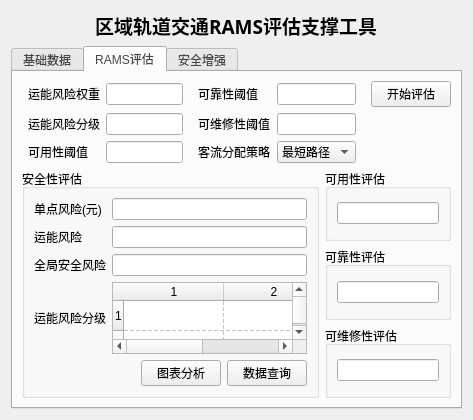
<?xml version="1.0" encoding="UTF-8"?>
<ui version="4.0">
 <class>MainWin</class>
 <widget class="QWidget" name="MainWin">
  <property name="geometry">
   <rect>
    <x>0</x>
    <y>0</y>
    <width>473</width>
    <height>420</height>
   </rect>
  </property>
  <property name="windowTitle">
   <string>支撑工具</string>
  </property>
  <layout class="QGridLayout" name="gridLayout">
   <item row="1" column="0">
    <layout class="QHBoxLayout" name="horizontalLayout_2">
     <item>
      <widget class="QTabWidget" name="tabWidget">
       <property name="styleSheet">
        <string notr="true">QTabBar::tab {
min-width: 30ex;
min-height: 10ex;
color:#464646;
font:20px &quot;Microsoft YaHei&quot;;
}</string>
       </property>
       <property name="currentIndex">
        <number>1</number>
       </property>
       <widget class="QWidget" name="tab">
        <attribute name="title">
         <string>基础数据</string>
        </attribute>
        <layout class="QGridLayout" name="gridLayout_4">
         <item row="1" column="0">
          <layout class="QHBoxLayout" name="horizontalLayout_5">
           <item>
            <widget class="QLabel" name="label_4">
             <property name="text">
              <string>车站数据</string>
             </property>
            </widget>
           </item>
           <item>
            <widget class="QLineEdit" name="lineEdit_3"/>
           </item>
           <item>
            <widget class="QPushButton" name="pushButton_7">
             <property name="text">
              <string>选择</string>
             </property>
            </widget>
           </item>
          </layout>
         </item>
         <item row="4" column="0">
          <layout class="QHBoxLayout" name="horizontalLayout_3">
           <item>
            <widget class="QLabel" name="label_2">
             <property name="text">
              <string>客流数据</string>
             </property>
            </widget>
           </item>
           <item>
            <widget class="QLineEdit" name="lineEdit_2"/>
           </item>
           <item>
            <widget class="QPushButton" name="pushButton">
             <property name="text">
              <string>选择</string>
             </property>
            </widget>
           </item>
          </layout>
         </item>
         <item row="2" column="0">
          <layout class="QHBoxLayout" name="horizontalLayout_6">
           <item>
            <widget class="QLabel" name="label_5">
             <property name="text">
              <string>区间数据</string>
             </property>
            </widget>
           </item>
           <item>
            <widget class="QLineEdit" name="lineEdit_4"/>
           </item>
           <item>
            <widget class="QPushButton" name="pushButton_8">
             <property name="text">
              <string>选择</string>
             </property>
            </widget>
           </item>
          </layout>
         </item>
         <item row="0" column="1">
          <spacer name="horizontalSpacer_3">
           <property name="orientation">
            <enum>Qt::Horizontal</enum>
           </property>
           <property name="sizeHint" stdset="0">
            <size>
             <width>40</width>
             <height>20</height>
            </size>
           </property>
          </spacer>
         </item>
         <item row="3" column="0">
          <layout class="QHBoxLayout" name="horizontalLayout_10">
           <item>
            <widget class="QLabel" name="label_9">
             <property name="text">
              <string>单点风险</string>
             </property>
            </widget>
           </item>
           <item>
            <widget class="QLineEdit" name="lineEdit_8"/>
           </item>
           <item>
            <widget class="QPushButton" name="pushButton_13">
             <property name="text">
              <string>选择</string>
             </property>
            </widget>
           </item>
          </layout>
         </item>
         <item row="3" column="2">
          <widget class="QPushButton" name="pushButton_2">
           <property name="text">
            <string>确认</string>
           </property>
          </widget>
         </item>
         <item row="0" column="0">
          <layout class="QHBoxLayout" name="horizontalLayout_4">
           <item>
            <widget class="QLabel" name="label_3">
             <property name="text">
              <string>线路数据</string>
             </property>
            </widget>
           </item>
           <item>
            <widget class="QLineEdit" name="lineEdit"/>
           </item>
           <item>
            <widget class="QPushButton" name="pushButton_5">
             <property name="text">
              <string>选择</string>
             </property>
            </widget>
           </item>
          </layout>
         </item>
         <item row="0" column="2" rowspan="2">
          <layout class="QGridLayout" name="gridLayout_2">
           <item row="0" column="0" colspan="2">
            <widget class="QLabel" name="label_6">
             <property name="text">
              <string>风险概率函数</string>
             </property>
             <property name="alignment">
              <set>Qt::AlignCenter</set>
             </property>
            </widget>
           </item>
           <item row="0" column="3">
            <widget class="QLineEdit" name="lineEdit_5">
             <property name="text">
              <string>1/(1+e^(-6x + 7)</string>
             </property>
             <property name="readOnly">
              <bool>true</bool>
             </property>
            </widget>
           </item>
           <item row="1" column="3">
            <widget class="QLineEdit" name="lineEdit_6">
             <property name="placeholderText">
              <string>单位：小时</string>
             </property>
            </widget>
           </item>
           <item row="1" column="0" colspan="2">
            <widget class="QLabel" name="label_7">
             <property name="text">
              <string>最小单位时间</string>
             </property>
            </widget>
           </item>
          </layout>
         </item>
        </layout>
       </widget>
       <widget class="QWidget" name="tab_2">
        <attribute name="title">
         <string>RAMS评估</string>
        </attribute>
        <layout class="QGridLayout" name="gridLayout_9">
         <item row="4" column="1">
          <widget class="QGroupBox" name="groupBox_7">
           <property name="title">
            <string>可维修性评估</string>
           </property>
           <layout class="QGridLayout" name="gridLayout_7">
            <item row="0" column="0">
             <widget class="QLineEdit" name="m_res"/>
            </item>
           </layout>
          </widget>
         </item>
         <item row="0" column="0" colspan="2">
          <layout class="QGridLayout" name="gridLayout_3">
           <property name="leftMargin">
            <number>6</number>
           </property>
           <item row="1" column="0">
            <widget class="QLabel" name="label_12">
             <property name="text">
              <string>运能风险分级</string>
             </property>
            </widget>
           </item>
           <item row="0" column="1">
            <widget class="QLineEdit" name="trisk_w"/>
           </item>
           <item row="0" column="2">
            <spacer name="horizontalSpacer_4">
             <property name="orientation">
              <enum>Qt::Horizontal</enum>
             </property>
             <property name="sizeHint" stdset="0">
              <size>
               <width>40</width>
               <height>20</height>
              </size>
             </property>
            </spacer>
           </item>
           <item row="0" column="6">
            <widget class="QPushButton" name="button_rams">
             <property name="text">
              <string>开始评估</string>
             </property>
            </widget>
           </item>
           <item row="2" column="0">
            <widget class="QLabel" name="label_18">
             <property name="text">
              <string>可用性阈值</string>
             </property>
            </widget>
           </item>
           <item row="0" column="5">
            <spacer name="horizontalSpacer_5">
             <property name="orientation">
              <enum>Qt::Horizontal</enum>
             </property>
             <property name="sizeHint" stdset="0">
              <size>
               <width>40</width>
               <height>20</height>
              </size>
             </property>
            </spacer>
           </item>
           <item row="1" column="1">
            <widget class="QLineEdit" name="trisk_line"/>
           </item>
           <item row="0" column="0">
            <widget class="QLabel" name="label_11">
             <property name="text">
              <string>运能风险权重</string>
             </property>
            </widget>
           </item>
           <item row="2" column="1">
            <widget class="QLineEdit" name="lineEdit_9"/>
           </item>
           <item row="0" column="3">
            <widget class="QLabel" name="label_19">
             <property name="text">
              <string>可靠性阈值</string>
             </property>
            </widget>
           </item>
           <item row="0" column="4">
            <widget class="QLineEdit" name="lineEdit_10"/>
           </item>
           <item row="1" column="3">
            <widget class="QLabel" name="label_20">
             <property name="text">
              <string>可维修性阈值</string>
             </property>
            </widget>
           </item>
           <item row="2" column="4">
            <widget class="QComboBox" name="comboBox">
             <property name="currentText">
              <string>最短路径</string>
             </property>
             <item>
              <property name="text">
               <string>最短路径</string>
              </property>
             </item>
             <item>
              <property name="text">
               <string>均匀分配</string>
              </property>
             </item>
            </widget>
           </item>
           <item row="1" column="4">
            <widget class="QLineEdit" name="lineEdit_11"/>
           </item>
           <item row="2" column="3">
            <widget class="QLabel" name="label_10">
             <property name="text">
              <string>客流分配策略</string>
             </property>
            </widget>
           </item>
          </layout>
         </item>
         <item row="1" column="0">
          <spacer name="verticalSpacer">
           <property name="orientation">
            <enum>Qt::Vertical</enum>
           </property>
           <property name="sizeHint" stdset="0">
            <size>
             <width>20</width>
             <height>20</height>
            </size>
           </property>
          </spacer>
         </item>
         <item row="3" column="1">
          <widget class="QGroupBox" name="groupBox_2">
           <property name="title">
            <string>可靠性评估</string>
           </property>
           <layout class="QGridLayout" name="gridLayout_6">
            <item row="0" column="0">
             <widget class="QLineEdit" name="r_res"/>
            </item>
           </layout>
          </widget>
         </item>
         <item row="2" column="1">
          <widget class="QGroupBox" name="groupBox_3">
           <property name="title">
            <string>可用性评估</string>
           </property>
           <layout class="QGridLayout" name="gridLayout_8">
            <item row="0" column="0">
             <widget class="QLineEdit" name="a_res"/>
            </item>
           </layout>
          </widget>
         </item>
         <item row="2" column="0" rowspan="3">
          <widget class="QGroupBox" name="groupBox">
           <property name="title">
            <string>安全性评估</string>
           </property>
           <layout class="QGridLayout" name="gridLayout_5">
            <item row="2" column="0">
             <widget class="QLabel" name="label_14">
              <property name="text">
               <string>全局安全风险</string>
              </property>
             </widget>
            </item>
            <item row="0" column="0">
             <widget class="QLabel" name="label_8">
              <property name="text">
               <string>单点风险(元)</string>
              </property>
             </widget>
            </item>
            <item row="3" column="1">
             <widget class="QTableWidget" name="trisk_rank">
              <property name="showGrid">
               <bool>true</bool>
              </property>
              <property name="gridStyle">
               <enum>Qt::DashLine</enum>
              </property>
              <property name="rowCount">
               <number>4</number>
              </property>
              <property name="columnCount">
               <number>2</number>
              </property>
              <row/>
              <row/>
              <row/>
              <row/>
              <column/>
              <column/>
             </widget>
            </item>
            <item row="1" column="0">
             <widget class="QLabel" name="label_13">
              <property name="text">
               <string>运能风险</string>
              </property>
             </widget>
            </item>
            <item row="2" column="1">
             <widget class="QLineEdit" name="allrisk"/>
            </item>
            <item row="3" column="0">
             <widget class="QLabel" name="label_15">
              <property name="text">
               <string>运能风险分级</string>
              </property>
             </widget>
            </item>
            <item row="0" column="1">
             <widget class="QLineEdit" name="singrisk">
              <property name="readOnly">
               <bool>true</bool>
              </property>
             </widget>
            </item>
            <item row="1" column="1">
             <widget class="QLineEdit" name="trisk"/>
            </item>
            <item row="4" column="1">
             <layout class="QHBoxLayout" name="horizontalLayout_7">
              <item>
               <spacer name="horizontalSpacer_7">
                <property name="orientation">
                 <enum>Qt::Horizontal</enum>
                </property>
                <property name="sizeHint" stdset="0">
                 <size>
                  <width>40</width>
                  <height>20</height>
                 </size>
                </property>
               </spacer>
              </item>
              <item>
               <widget class="QPushButton" name="button_analyse">
                <property name="text">
                 <string>图表分析</string>
                </property>
               </widget>
              </item>
              <item>
               <widget class="QPushButton" name="pushButton_table">
                <property name="text">
                 <string>数据查询</string>
                </property>
               </widget>
              </item>
             </layout>
            </item>
           </layout>
          </widget>
         </item>
        </layout>
       </widget>
       <widget class="QWidget" name="tab_3">
        <attribute name="title">
         <string>安全增强</string>
        </attribute>
        <layout class="QGridLayout" name="gridLayout_19">
         <item row="1" column="0">
          <widget class="QLabel" name="label_improve_pic">
           <property name="minimumSize">
            <size>
             <width>300</width>
             <height>150</height>
            </size>
           </property>
           <property name="text">
            <string/>
           </property>
          </widget>
         </item>
         <item row="0" column="0" colspan="3">
          <layout class="QGridLayout" name="gridLayout_18">
           <item row="1" column="0">
            <layout class="QHBoxLayout" name="horizontalLayout_14">
             <item>
              <widget class="QLabel" name="label_35">
               <property name="text">
                <string>允许分配的
路径长度与最
短路径的比值</string>
               </property>
              </widget>
             </item>
             <item>
              <widget class="QLineEdit" name="lineEdit_20"/>
             </item>
             <item>
              <spacer name="horizontalSpacer_9">
               <property name="orientation">
                <enum>Qt::Horizontal</enum>
               </property>
               <property name="sizeHint" stdset="0">
                <size>
                 <width>40</width>
                 <height>20</height>
                </size>
               </property>
              </spacer>
             </item>
            </layout>
           </item>
           <item row="0" column="0" colspan="3">
            <layout class="QHBoxLayout" name="horizontalLayout_13">
             <item>
              <widget class="QLabel" name="label_16">
               <property name="text">
                <string>选择增强时间</string>
               </property>
              </widget>
             </item>
             <item>
              <widget class="QLineEdit" name="lineEdit_7">
               <property name="maximumSize">
                <size>
                 <width>16777215</width>
                 <height>16777215</height>
                </size>
               </property>
              </widget>
             </item>
             <item>
              <widget class="QLabel" name="label_17">
               <property name="text">
                <string>天</string>
               </property>
              </widget>
             </item>
             <item>
              <widget class="QLineEdit" name="lineEdit_19">
               <property name="text">
                <string/>
               </property>
              </widget>
             </item>
             <item>
              <widget class="QLabel" name="label_34">
               <property name="text">
                <string>时间单位</string>
               </property>
              </widget>
             </item>
            </layout>
           </item>
           <item row="1" column="1">
            <widget class="QPushButton" name="button_improve">
             <property name="text">
              <string>开始增强</string>
             </property>
            </widget>
           </item>
           <item row="1" column="2">
            <widget class="QPushButton" name="pushButton_16">
             <property name="text">
              <string>下载详细结果</string>
             </property>
            </widget>
           </item>
          </layout>
         </item>
        </layout>
       </widget>
      </widget>
     </item>
    </layout>
   </item>
   <item row="0" column="0">
    <layout class="QHBoxLayout" name="horizontalLayout">
     <item>
      <spacer name="horizontalSpacer_2">
       <property name="orientation">
        <enum>Qt::Horizontal</enum>
       </property>
       <property name="sizeHint" stdset="0">
        <size>
         <width>40</width>
         <height>20</height>
        </size>
       </property>
      </spacer>
     </item>
     <item>
      <widget class="QLabel" name="label">
       <property name="font">
        <font>
         <family>黑体</family>
         <pointsize>14</pointsize>
         <weight>75</weight>
         <bold>true</bold>
        </font>
       </property>
       <property name="text">
        <string>区域轨道交通RAMS评估支撑工具</string>
       </property>
      </widget>
     </item>
     <item>
      <spacer name="horizontalSpacer">
       <property name="orientation">
        <enum>Qt::Horizontal</enum>
       </property>
       <property name="sizeHint" stdset="0">
        <size>
         <width>40</width>
         <height>20</height>
        </size>
       </property>
      </spacer>
     </item>
    </layout>
   </item>
  </layout>
 </widget>
 <resources/>
 <connections/>
</ui>
